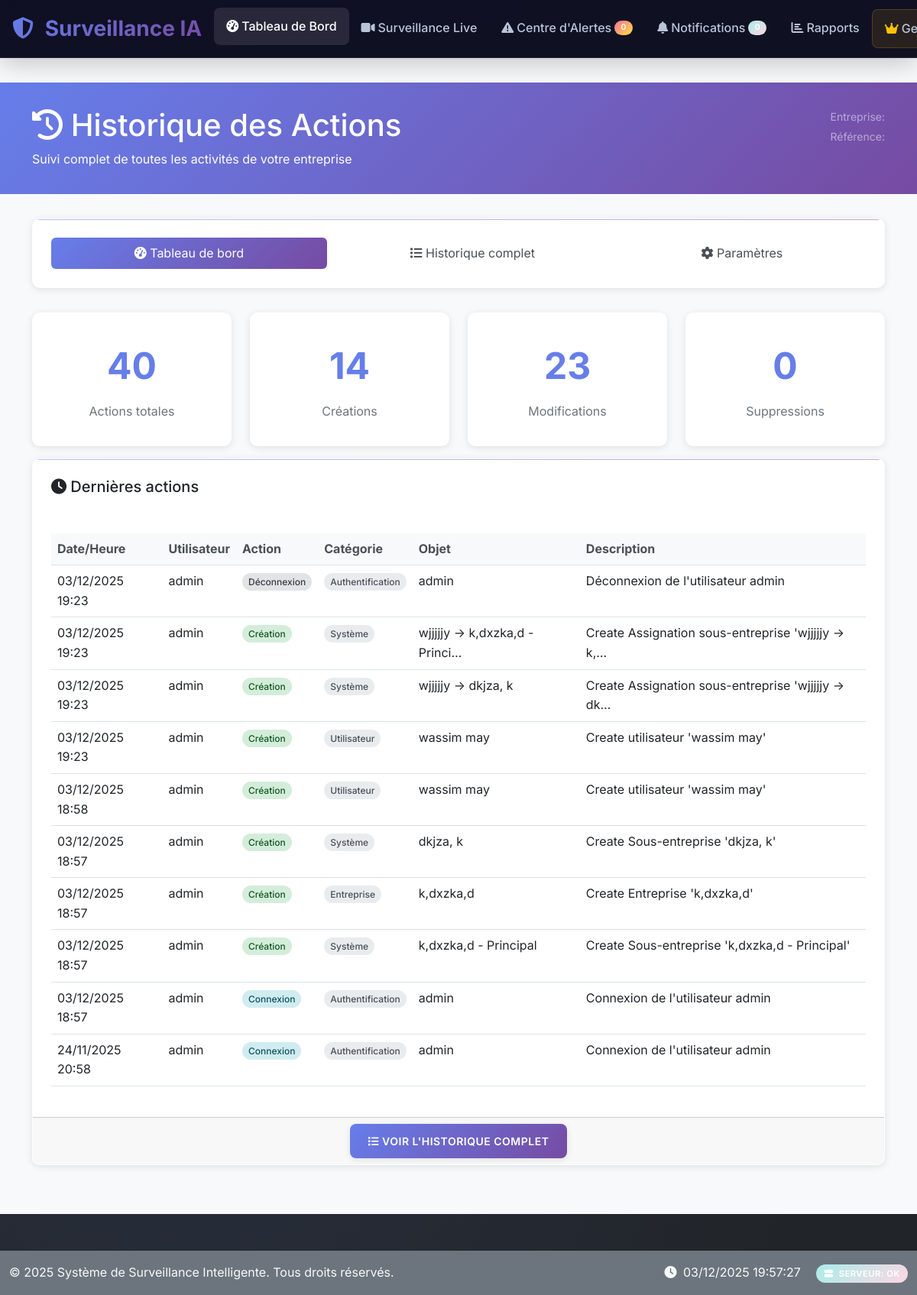
The page /history/ (signed in) on the database as committed earlier.
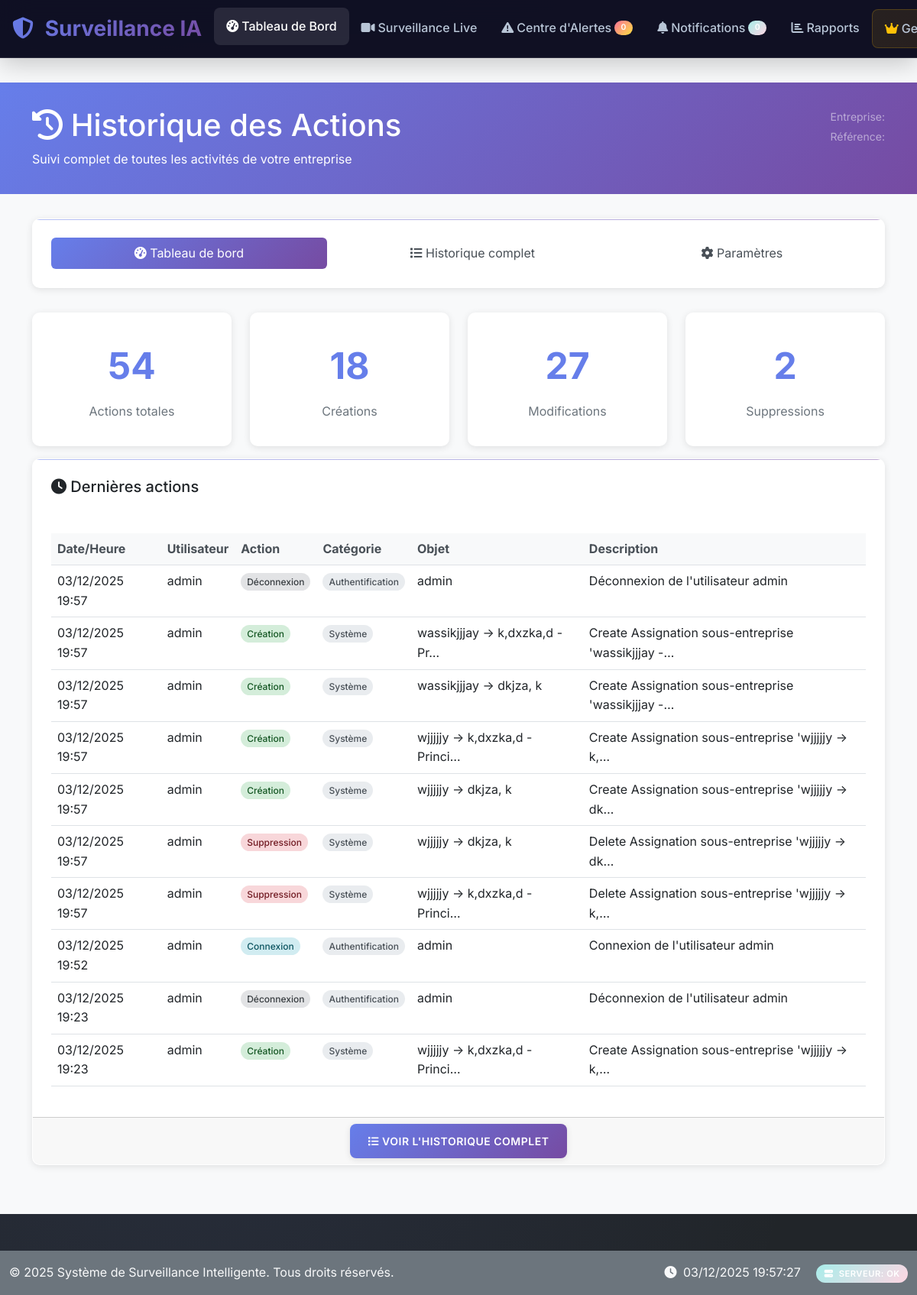
The same page on the database as committed later.
### history/models.py (models this page shows, shortened)
class HistoryEntry(models.Model):
    ACTION_CHOICES = [
        ('create', 'Création'),
        ('update', 'Modification'),
        ('delete', 'Suppression'),
        ('login', 'Connexion'),
        ('logout', 'Déconnexion'),
        ('view', 'Consultation'),
        ('export', 'Exportation'),
        ('import', 'Importation'),
        ('activate', 'Activation'),
        ('deactivate', 'Désactivation'),
        ('assign', 'Attribution'),
        ('unassign', 'Retrait d\'attribution'),
    ]
    CATEGORY_CHOICES = [
        ('user', 'Utilisateur'),
        ('company', 'Entreprise'),
        ('location', 'Localisation'),
        ('zone', 'Zone'),
        ('camera', 'Caméra'),
        ('alert', 'Alerte'),
        ('detection', 'Détection'),
        ('incident', 'Incident'),
        ('recording', 'Enregistrement'),
        ('settings', 'Paramètres'),
        ('system', 'Système'),
        ('auth', 'Authentification'),
        ('report', 'Rapport'),
        ('notification', 'Notification'),
    ]
    timestamp = models.DateTimeField(default=timezone.now, verbose_name="Horodatage")
    user = models.ForeignKey(
        User,
        on_delete=models.SET_NULL,
        null=True,
        blank=True,
        related_name='history_entries',
        verbose_name="Utilisateur"
    )
    action = models.CharField(max_length=20, choices=ACTION_CHOICES, verbose_name="Action")
    category = models.CharField(max_length=20, choices=CATEGORY_CHOICES, verbose_name="Catégorie")
    content_type = models.ForeignKey(ContentType, on_delete=models.CASCADE, null=True, blank=True)
    object_id = models.PositiveIntegerField(null=True, blank=True)
    content_object = GenericForeignKey('content_type', 'object_id')
    object_name = models.CharField(max_length=255, verbose_name="Nom de l'objet", help_text="Nom/titre de l'objet modifié")
    description = models.TextField(verbose_name="Description", help_text="Description détaillée de l'action")
    old_values = models.JSONField(null=True, blank=True, verbose_name="Anciennes valeurs")
    new_values = models.JSONField(null=True, blank=True, verbose_name="Nouvelles valeurs")
    changed_fields = models.JSONField(null=True, blank=True, verbose_name="Champs modifiés")
    ip_address = models.GenericIPAddressField(null=True, blank=True, verbose_name="Adresse IP")
    user_agent = models.TextField(blank=True, verbose_name="User Agent")
    session_key = models.CharField(max_length=40, blank=True, verbose_name="Clé de session")
    company = models.ForeignKey(
        'companies.Company',
        on_delete=models.CASCADE,
        null=True,
        blank=True,
        related_name='history_entries',
        verbose_name="Entreprise"
    )
    subcompany = models.ForeignKey(
        'companies.SubCompany',
        on_delete=models.CASCADE,
        null=True,
        blank=True,
        related_name='history_entries',
        verbose_name="Sous-entreprise"
    )
    location = models.ForeignKey(
        'monitoring.Location',
        on_delete=models.SET_NULL,
        null=True,
        blank=True,
        related_name='history_entries',
        verbose_name="Localisation"
    )
    is_sensitive = models.BooleanField(default=False, verbose_name="Données sensibles")
    is_system_action = models.BooleanField(default=False, verbose_name="Action système")
    class Meta:
        verbose_name = "Entrée d'historique"
        verbose_name_plural = "Entrées d'historique"
        ordering = ['-timestamp']
        indexes = [
            models.Index(fields=['timestamp']),
            models.Index(fields=['user', 'timestamp']),
            models.Index(fields=['company', 'timestamp']),
            models.Index(fields=['category', 'timestamp']),
            models.Index(fields=['action', 'timestamp']),
            models.Index(fields=['content_type', 'object_id']),
        ]

### history/views.py (the view)
# urls.py: path('', views.history_dashboard, name='dashboard'),
@login_required
def history_dashboard(request):
    if not hasattr(request.user, 'company_profile'):
        messages.error(request, "Vous devez être associé à une entreprise pour accéder à l'historique.")
        return redirect('dashboard')
    company_user = request.user.company_profile
    if not company_user.is_manager and not company_user.is_owner:
        messages.error(request, "Vous n'avez pas les permissions pour accéder à l'historique.")
        return redirect('dashboard')
    company = company_user.company
    week_ago = timezone.now() - timedelta(days=7)
    stats = get_history_stats(company=company, date_from=week_ago)
    recent_entries = HistoryEntry.objects.filter(company=company)\
                                        .select_related('user', 'company', 'location')\
                                        .order_by('-timestamp')[:10]
    daily_activity = []
    for i in range(7):
        date = timezone.now().date() - timedelta(days=i)
        count = HistoryEntry.objects.filter(
            company=company,
            timestamp__date=date
        ).count()
        daily_activity.append({
            'date': date.strftime('%d/%m'),
            'count': count
        })
    daily_activity.reverse()
    context = {
        'stats': stats,
        'recent_entries': recent_entries,
        'daily_activity': daily_activity,
        'company': company,
    }
    return render(request, 'history/dashboard_simple.html', context)

### companies/models.py (called while the page is built)
    @property
    def is_owner(self):
        return self.role == 'owner'

    @property
    def is_manager(self):
        return self.role == 'manager'

    def get_accessible_subcompanies(self):
        if self.is_owner:
            return SubCompany.objects.filter(is_active=True)
        elif self.is_manager:
            assigned_subcompanies = self.subcompanies.filter(is_active=True)
            if assigned_subcompanies.exists():
                return assigned_subcompanies
            else:
                return self.company.subcompanies.filter(is_active=True)
        else:
            return self.subcompanies.filter(is_active=True)

### templates/history/dashboard_simple.html (shortened to what the changed rows need)
{% extends "base.html" %}
{% load static %}
{% block content %}
<div class="history-header">
    <div class="container">
        <div class="row">
            <div class="col-md-8">
                <h1><i class="fas fa-history"></i> Historique des Actions</h1>
            </div>
        </div>
    </div>
</div>
<div class="container">
    <div class="row">
        <div class="col-md-3">
            <div class="stat-card">
                <div class="stat-number">{{ stats.total_entries|default:0 }}</div>
                <div class="stat-label">Actions totales</div>
            </div>
        </div>
        <div class="col-md-3">
            <div class="stat-card">
                <div class="stat-number">{{ stats.by_action.create|default:0 }}</div>
                <div class="stat-label">Créations</div>
            </div>
        </div>
        <div class="col-md-3">
            <div class="stat-card">
                <div class="stat-number">{{ stats.by_action.update|default:0 }}</div>
                <div class="stat-label">Modifications</div>
            </div>
        </div>
        <div class="col-md-3">
            <div class="stat-card">
                <div class="stat-number">{{ stats.by_action.delete|default:0 }}</div>
                <div class="stat-label">Suppressions</div>
            </div>
        </div>
    </div>
    <div class="card">
        <div class="card-body">
            {% if recent_entries %}
                <div class="table-responsive">
                    <table class="table table-hover">
                        <thead>
                            <tr>
                                <th>Date/Heure</th>
                                <th>Utilisateur</th>
                                <th>Action</th>
                                <th>Catégorie</th>
                                <th>Objet</th>
                                <th>Description</th>
                            </tr>
                        </thead>
                        <tbody>
                            {% for entry in recent_entries %}
                            <tr>
                                <td>{{ entry.timestamp|date:"d/m/Y H:i" }}</td>
                                <td>
                                    {% if entry.user %}
                                        {{ entry.user.get_full_name|default:entry.user.username }}
                                    {% else %}
                                        <em class="text-muted">Système</em>
                                    {% endif %}
                                </td>
                                <td>
                                    <span class="action-badge action-{{ entry.action }}">
                                        {{ entry.get_action_display }}
                                    </span>
                                </td>
                                <td>
                                    <span class="category-badge">
                                        {{ entry.get_category_display }}
                                    </span>
                                </td>
                                <td>{{ entry.object_name|truncatechars:30 }}</td>
                                <td>{{ entry.description|truncatechars:50 }}</td>
                            </tr>
                            {% endfor %}
                        </tbody>
                    </table>
                </div>
            {% else %}
                <div class="text-center text-muted py-4">
                    <i class="fas fa-inbox fa-3x mb-3"></i>
                    <h5>Aucune activité récente</h5>
                    <p>Les actions de votre entreprise apparaîtront ici.</p>
                </div>
            {% endif %}
        </div>
    </div>
</div>
{% endblock %}

Rows that differ between the two databases and show on the page:
no longer on this page (row unchanged): HistoryEntry: timestamp "03/12/2025 19:23", user.get_full_name "admin", action "Création", category "Système", object_name "wjjjjjy -> dkjza, k", description "Create Assignation sous-entreprise 'wjjjjjy -> dk…"
no longer on this page (row unchanged): HistoryEntry: timestamp "03/12/2025 19:23", user.get_full_name "admin", action "Création", category "Utilisateur", object_name "wassim may", description "Create utilisateur 'wassim may'"
no longer on this page (row unchanged): HistoryEntry: timestamp "03/12/2025 18:58", user.get_full_name "admin", action "Création", category "Utilisateur", object_name "wassim may", description "Create utilisateur 'wassim may'"
no longer on this page (row unchanged): HistoryEntry: timestamp "03/12/2025 18:57", user.get_full_name "admin", action "Création", category "Système", object_name "dkjza, k", description "Create Sous-entreprise 'dkjza, k'"
no longer on this page (row unchanged): HistoryEntry: timestamp "03/12/2025 18:57", user.get_full_name "admin", action "Création", category "Entreprise", object_name "k,dxzka,d", description "Create Entreprise 'k,dxzka,d'"
no longer on this page (row unchanged): HistoryEntry: timestamp "03/12/2025 18:57", user.get_full_name "admin", action "Création", category "Système", object_name "k,dxzka,d - Principal", description "Create Sous-entreprise 'k,dxzka,d - Principal'"
no longer on this page (row unchanged): HistoryEntry: timestamp "03/12/2025 18:57", user.get_full_name "admin", action "Connexion", category "Authentification", object_name "admin", description "Connexion de l'utilisateur admin"
no longer on this page (row unchanged): HistoryEntry: timestamp "24/11/2025 20:58", user.get_full_name "admin", action "Connexion", category "Authentification", object_name "admin", description "Connexion de l'utilisateur admin"
added HistoryEntry: timestamp "03/12/2025 19:57", user.get_full_name "admin", action "Déconnexion", category "Authentification", object_name "admin", description "Déconnexion de l'utilisateur admin"
added HistoryEntry: timestamp "03/12/2025 19:57", user.get_full_name "admin", action "Création", category "Système", object_name "wassikjjjay -> k,dxzka,d - Pr…", description "Create Assignation sous-entreprise 'wassikjjjay -…"
added HistoryEntry: timestamp "03/12/2025 19:57", user.get_full_name "admin", action "Création", category "Système", object_name "wassikjjjay -> dkjza, k", description "Create Assignation sous-entreprise 'wassikjjjay -…"
added HistoryEntry: timestamp "03/12/2025 19:57", user.get_full_name "admin", action "Création", category "Système", object_name "wjjjjjy -> k,dxzka,d - Princi…", description "Create Assignation sous-entreprise 'wjjjjjy -> k,…"
added HistoryEntry: timestamp "03/12/2025 19:57", user.get_full_name "admin", action "Création", category "Système", object_name "wjjjjjy -> dkjza, k", description "Create Assignation sous-entreprise 'wjjjjjy -> dk…"
added HistoryEntry: timestamp "03/12/2025 19:57", user.get_full_name "admin", action "Suppression", category "Système", object_name "wjjjjjy -> dkjza, k", description "Delete Assignation sous-entreprise 'wjjjjjy -> dk…"
added HistoryEntry: timestamp "03/12/2025 19:57", user.get_full_name "admin", action "Suppression", category "Système", object_name "wjjjjjy -> k,dxzka,d - Princi…", description "Delete Assignation sous-entreprise 'wjjjjjy -> k,…"
added HistoryEntry: timestamp "03/12/2025 19:52", user.get_full_name "admin", action "Connexion", category "Authentification", object_name "admin", description "Connexion de l'utilisateur admin"
Other text that changed with them:
{{ stats.total_entries|default:0 }}: "40" → "54"
{{ stats.by_action.create|default:0 }}: "14" → "18"
{{ stats.by_action.update|default:0 }}: "23" → "27"
{{ stats.by_action.delete|default:0 }}: "0" → "2"
